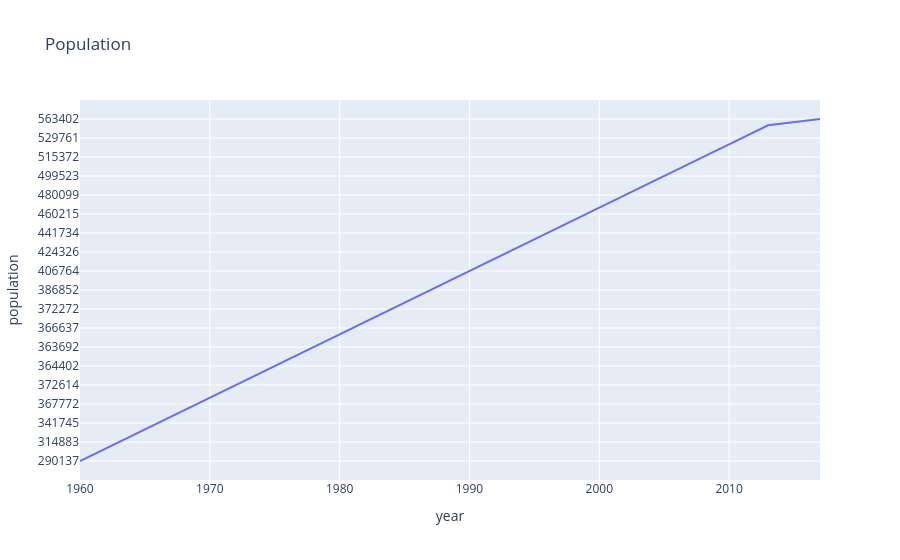

Notebook code cell kept with this figure:
### Code cell
fig = px.line(table, x="year", y="population", title='Population')
fig.show()
